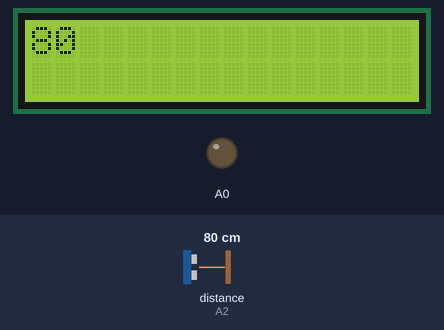
Simulated run of this sketch. Board: Arduino Uno, built with avr-gcc and run on an emulated ATmega328P. On the bench: 16×2 character LCD, output pins drawn as LEDs (lit = HIGH). Inputs (shaded band) come from the test bench; at power-on: distance to the obstacle (sensor on A2) 80 cm. The echo pulse lasts 58.3 µs per cm; pins used as bus, display or sensor lines are not drawn.

Above: at 1.2 s.
1.3 s: distance to the obstacle (sensor on A2) set to 54 cm
At 2.8 s:
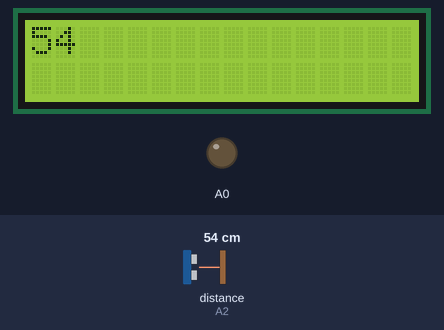
4.0 s: distance to the obstacle (sensor on A2) set to 46 cm
At 4.5 s:
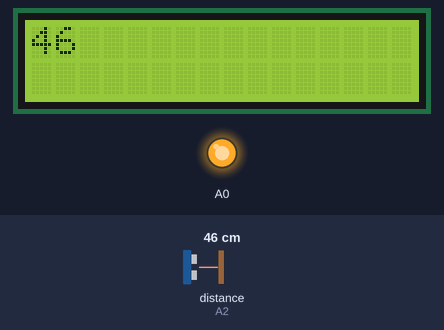
6.7 s: distance to the obstacle (sensor on A2) set to 2 cm
At 9.1 s:
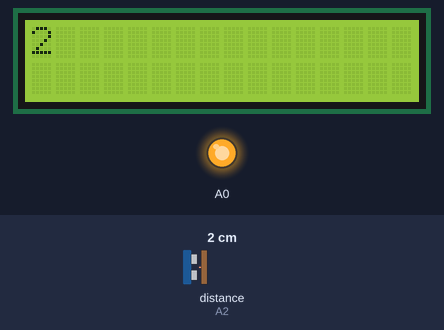
Timing chart, 0 to 10.6 s (numbered marks = the images above; inputs shaded):
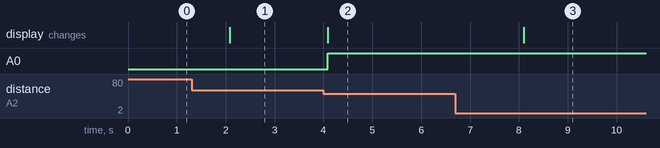

The sketch:

ultrasonic_based_table_lamp.ino
```cpp
#include<LiquidCrystal.h>
LiquidCrystal lcd(8,9,10,11,12,13);
void setup() {
  // put your setup code here, to run once:
  lcd.begin(16,2);
  lcd.setCursor(0,0);
  lcd.clear();
  lcd.print("welcome");
  pinMode(A0,OUTPUT);
pinMode(A2,INPUT);
pinMode(A1,OUTPUT);
Serial.begin(9600);
}

void loop() {
  // put your main code here, to run repeatedly:
long t=0,cm=0;
digitalWrite(A1,LOW);
delayMicroseconds(5);
digitalWrite(A1,HIGH);
delayMicroseconds(5);
digitalWrite(A1,LOW);
t=pulseIn(A2,HIGH);
long y=t/29;
cm=y/2;
lcd.clear();
lcd.setCursor(0,0);
lcd.print(cm);
if(cm<=50)
{
  digitalWrite(A0,HIGH);
  delay(2000);
}
else
{
   digitalWrite(A0,LOW);
delay(2000);
}

}
```

Measured:
- the behaviour switches between 51 and 50 cm on distance to the obstacle (sensor on A2) (found by bisection; images 1 and 2)
- after the input at 1.3 s, the display: changes after 0.78 s (image 1)
- after the input at 4.0 s, A0: LOW → HIGH after 0.09 s; the display: changes after 0.09 s (image 2)
- after the input at 6.7 s, the display: changes after 1.4 s (image 3)
